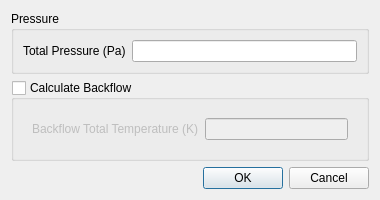
<?xml version="1.0" encoding="UTF-8"?>
<ui version="4.0">
 <class>PressureOutletDialog</class>
 <widget class="QDialog" name="PressureOutletDialog">
  <property name="geometry">
   <rect>
    <x>0</x>
    <y>0</y>
    <width>380</width>
    <height>188</height>
   </rect>
  </property>
  <property name="minimumSize">
   <size>
    <width>380</width>
    <height>0</height>
   </size>
  </property>
  <property name="windowTitle">
   <string>Pressure Outlet Boundary Condition</string>
  </property>
  <layout class="QVBoxLayout" name="verticalLayout_2">
   <item>
    <widget class="QWidget" name="dialogContents" native="true">
     <layout class="QVBoxLayout" name="verticalLayout">
      <property name="leftMargin">
       <number>0</number>
      </property>
      <property name="topMargin">
       <number>0</number>
      </property>
      <property name="rightMargin">
       <number>0</number>
      </property>
      <property name="bottomMargin">
       <number>0</number>
      </property>
      <item>
       <widget class="QGroupBox" name="pressure">
        <property name="title">
         <string>Pressure</string>
        </property>
        <layout class="QFormLayout" name="formLayout">
         <item row="0" column="0">
          <widget class="QLabel" name="label">
           <property name="text">
            <string>Total Pressure (Pa)</string>
           </property>
          </widget>
         </item>
         <item row="0" column="1">
          <widget class="QLineEdit" name="totalPressure"/>
         </item>
        </layout>
       </widget>
      </item>
      <item>
       <widget class="QGroupBox" name="calculateBackflow">
        <property name="title">
         <string>Calculate Backflow</string>
        </property>
        <property name="checkable">
         <bool>true</bool>
        </property>
        <property name="checked">
         <bool>false</bool>
        </property>
        <layout class="QVBoxLayout" name="verticalLayout_3">
         <item>
          <widget class="QWidget" name="widget_2" native="true">
           <layout class="QFormLayout" name="formLayout_2">
            <item row="0" column="0">
             <widget class="QLabel" name="label_2">
              <property name="text">
               <string>Backflow Total Temperature (K)</string>
              </property>
             </widget>
            </item>
            <item row="0" column="1">
             <widget class="QLineEdit" name="backflowTotalTemperature"/>
            </item>
           </layout>
          </widget>
         </item>
        </layout>
       </widget>
      </item>
     </layout>
    </widget>
   </item>
   <item>
    <widget class="QDialogButtonBox" name="buttonBox">
     <property name="orientation">
      <enum>Qt::Horizontal</enum>
     </property>
     <property name="standardButtons">
      <set>QDialogButtonBox::Cancel|QDialogButtonBox::Ok</set>
     </property>
    </widget>
   </item>
  </layout>
 </widget>
 <resources/>
 <connections>
  <connection>
   <sender>buttonBox</sender>
   <signal>accepted()</signal>
   <receiver>PressureOutletDialog</receiver>
   <slot>accept()</slot>
   <hints>
    <hint type="sourcelabel">
     <x>248</x>
     <y>254</y>
    </hint>
    <hint type="destinationlabel">
     <x>157</x>
     <y>274</y>
    </hint>
   </hints>
  </connection>
  <connection>
   <sender>buttonBox</sender>
   <signal>rejected()</signal>
   <receiver>PressureOutletDialog</receiver>
   <slot>reject()</slot>
   <hints>
    <hint type="sourcelabel">
     <x>316</x>
     <y>260</y>
    </hint>
    <hint type="destinationlabel">
     <x>286</x>
     <y>274</y>
    </hint>
   </hints>
  </connection>
 </connections>
</ui>
